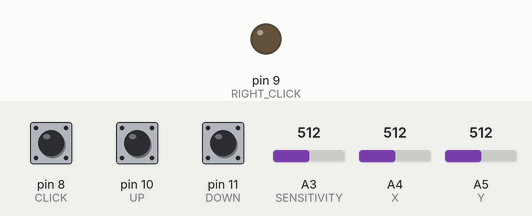
This sketch was run on a simulated Arduino Uno, built with avr-gcc and run on an emulated ATmega328P. On the bench: output pins drawn as LEDs (lit = HIGH). The inputs (shaded band) are chosen by the test bench; at power-on: pin 8 (CLICK) HIGH, A3 (SENSITIVITY) = 512, pin 10 (UP) LOW, pin 11 (DOWN) HIGH, A4 (X) = 512, A5 (Y) = 512. What the sketch prints to the serial monitor is not drawn.

Above: at 1.2 s.
1.3 s: pin 8 (CLICK) pulled LOW for 3.2 s
At 3.7 s:
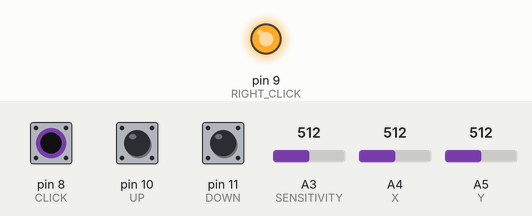
6.0 s: A3 (SENSITIVITY) set to 0
Timing chart, 0 to 9.0 s (numbered marks = the images above; inputs shaded):
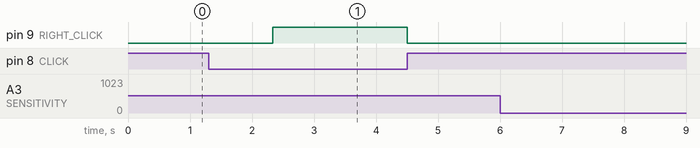

Measured:
- after the input at 1.3 s, pin 9 (RIGHT_CLICK): LOW → HIGH after 1.0 s, → LOW 2.2 s later
- after the input at 6.0 s, every drawn part: stays the same

The sketch:

Li_Matthew_Task_2.ino
```cpp
/*
 * Joystick Mouse Controller - Transmitter - by Matthew Li
 *
 * Coordinates inputs and sends relevant data to the Rust program on the computer via serial.
 *
 * Problem:
 *     A disabled user is unable to use a computer mouse due to limited mobility.
 * Solution:
 *     The user can use a joystick to control the mouse cursor and many other mouse functionality.
 *
 * The data protocol used to communicate peripheral status to the host is composed of seven numbers which are separated by spaces (ASCII `0x20` or `32` in decimal). The numbers are as follows:
 *    1. `left_click`: `1` if the left mouse button is pressed, `0` otherwise.
 *    2. `right_click`: `1` if the right mouse button is pressed, `0` otherwise.
 *    3. `x`: The x-coordinate of the joystick.
 *    4. `y`: The y-coordinate of the joystick.
 *    5. `sensitivity`: The sensitivity of the joystick. This is used to scale the x and y coordinates.
 *    6. `up`: `1` if the scroll up button is pressed, `0` otherwise.
 *    7. `down`: `1` if the scroll down button is pressed, `0` otherwise.
 *
 * See `../src/main.rs` for the Rust program that receives the data.
 *
 * Components:
 *     A joystick is used to control the mouse cursor.
 *         The button on the joystick is used to left click. Right click is emulated by holding the button for a certain amount of time (RIGHT_CLICK_THRESHOLD).
 *     A relay is used to make an audible and tactile click when the button is held long enough to right click.
 *         The LED on the relay is used to indicate whether the right click is active.
 *     An LED indicates power status.
 *     On the ThinkerShield:
 *         The RESET button is used to scroll down.
 *         The D7 button is used to scroll up.
 *         The potentiometer is used to adjust the sensitivity of the joystick.
 */

/*
 * Constants and variables
 * The preprocessor directive `#define` is used to define macros that are replaced by the preprocessor before compilation.
 */

// Pin definitions
#define CLICK 8        // The button on the joystick (pin 5, SW) is connected to digital pin 8.
#define RIGHT_CLICK 9  // The relay (pin 1, S) is connected to digital pin 9.
#define X A4           // The x-coordinate of the joystick (pin 3, VRx) is connected to analog pin A4.
#define Y A5           // The y-coordinate of the joystick (pin 4, VRy) is connected to analog pin A5.
#define SENSITIVITY A3 // The potentiometer is connected to analog pin A3.
#define UP 10          // The D7 button is connected to digital pin 10.
#define DOWN 11        // The RESET button is connected to digital pin 11.

#define RIGHT_CLICK_THRESHOLD 1000 // The amount of time the button must be held to right click.

// Variables
bool lastState = false;         // The last state of the button. For detecting transitions.
unsigned long lastPressed = 0;  // The last time the button was pressed.
unsigned long lastReleased = 0; // The last time the button was released.
bool rightClick = false;        // Whether the right click is active.
bool lastRightClick = false;    // The last state of the right click. For detecting transitions.

void setup()
{
    pinMode(RIGHT_CLICK, OUTPUT); // The relay is an output.
    pinMode(CLICK, INPUT_PULLUP); // The button is an input with a pullup resistor. This needs to be pulled up to 5V because the button on the joystick sinks current to ground when pressed.
    pinMode(X, INPUT);            // The joystick's X axis potentiometer is an input.
    pinMode(Y, INPUT);            // The joystick's Y axis potentiometer is an input.
    pinMode(SENSITIVITY, INPUT);  // The potentiometer is an input.
    pinMode(UP, INPUT);           // The D7 button is an input.
    pinMode(DOWN, INPUT_PULLUP);  // The RESET button is an input with a pullup resistor. This needs to be pulled up to 5V because the button on the joystick sinks current to ground when pressed.
    Serial.begin(115200);         // The serial port is used to communicate with the host.
}

void loop()
{
    bool state = !digitalRead(CLICK); // The button is active low.

    // Start of the input stage of the IPO model.
    // If the button is pressed, update the last pressed time.
    if (state != lastState)
    {
        if (state)
        {
            lastPressed = millis();
        }
        else
        {
            lastReleased = millis();
            // Additionally, if the button is released, turn off the right click and signal a right click.
            digitalWrite(RIGHT_CLICK, LOW);
            rightClick = false;
        }
    }

    // If the time since the button was last pressed is greater than the threshold and the button is pressed, turn on the right click.
    if (millis() - lastPressed > RIGHT_CLICK_THRESHOLD && state)
    {
        digitalWrite(RIGHT_CLICK, HIGH); // Signal a right click.
        rightClick = true;
    }

    // Send the data to the host. The protocol is described in detail above in lines 11-18. This is the processing stage of the IPO model.
    char out[64];               // Create a character buffer to store the output.
    sprintf(                    // Format the output.
        out,                    // Write the output to the buffer.
        "%u %u %u %u %u %u %u", // The format string. `%u` is replaced by an unsigned integer.
        /*
         * The left click has just been pressed if
         * - the button is not pressed,
         * - the button was pressed before,
         * - the right click was not pressed before, and
         * - the right click is not pressed now.
         */
        !state && !rightClick && lastState && !lastRightClick,
        /*
         * The right click has just been pressed if
         * - the button is not pressed,
         * - the button was pressed before, and
         * - the right click was pressed before.
         */
        lastState && !state && lastRightClick,
        analogRead(X),           // The x-coordinate of the joystick.
        analogRead(Y),           // The y-coordinate of the joystick.
        analogRead(SENSITIVITY), // The sensitivity of the joystick.
        digitalRead(UP),         // The scroll up button.
        !digitalRead(DOWN));     // The scroll down button.
    Serial.println(out);         // Send the output to the host. This is the output stage of the IPO model.

    lastState = state;           // Update the last state.
    lastRightClick = rightClick; // Update the last right click state.
    delay(20);                   // Wait for 20 milliseconds to debounce the button and reduce stress on the host.
}
```
